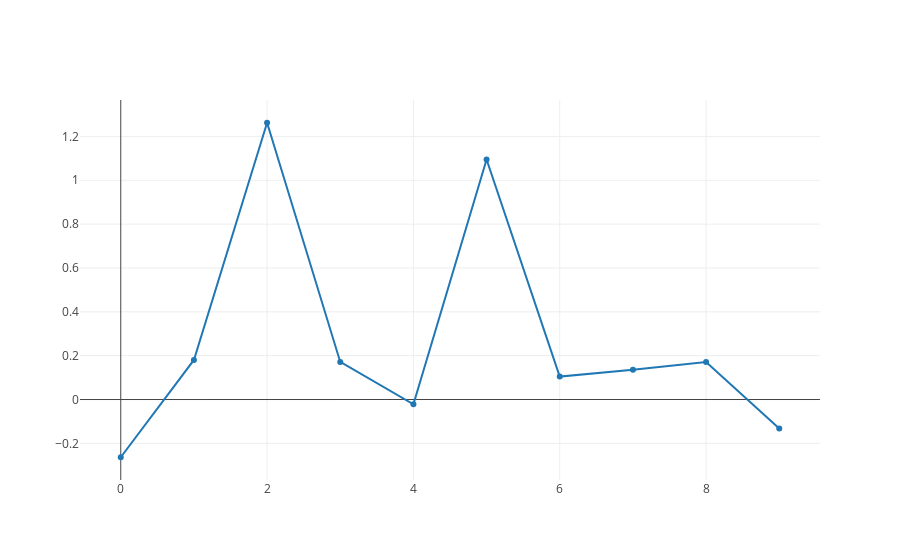

Source (notebook cell):
### Code cell
N = 10
random_x = np.array(range(N))
random_y = np.random.randn(N)
data = go.Scatter(x = random_x,y = random_y)

pyo.iplot([data], filename='jupyter-basic_bar')

### Figure 1 — Plotly figure (JSON) as saved in the notebook; plotly's stock layout.template omitted (floating-point values rounded to 4 significant figures)
{"data": [{"type": "scatter", "uid": "bc27d0c2-746a-4a59-af95-bd455cad7099", "x": [0, 1, 2, 3, 4, 5, 6, 7, 8, 9], "y": [-0.2633, 0.1805, 1.262, 0.1715, -0.02183, 1.095, 0.1046, 0.1356, 0.1708, -0.132]}], "layout": {"autosize": true, "xaxis": {"autorange": true, "range": [-0.5291, 9.529], "type": "linear"}, "yaxis": {"autorange": true, "range": [-0.3739, 1.373], "type": "linear"}}}
